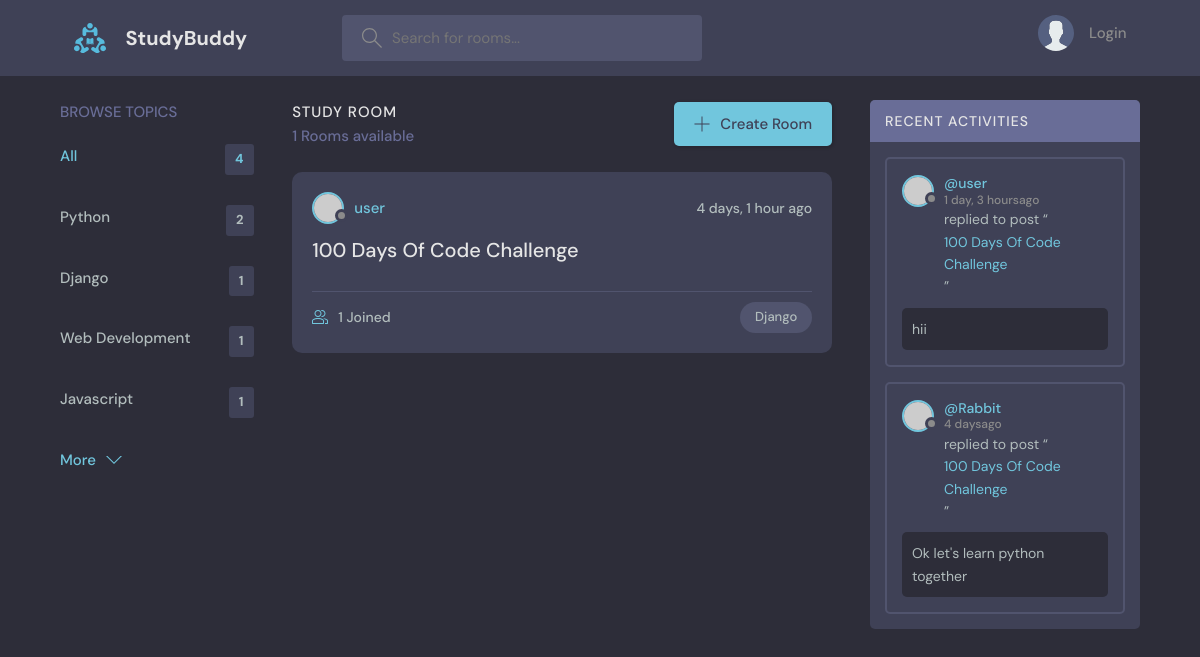
Screenshot of /?q=Django with the database file from the repository.
### base/models.py (models this page shows, shortened)
class Topic(models.Model):
    name = models.CharField(max_length=200)

class Room(models.Model):
    host = models.ForeignKey(User, on_delete=models.SET_NULL, null=True)
    topic = models.ForeignKey(Topic, on_delete=models.SET_NULL, null=True)
    name = models.CharField(max_length=200)
    description = models.TextField(null=True, blank=True)
    participants = models.ManyToManyField(User, related_name='participants', blank=True )
    updated = models.DateTimeField(auto_now=True)
    created = models.DateTimeField(auto_now_add=True)
    class Meta:
        ordering = ['-updated', '-created']
    def __str__(self):
        return self.name

class Message(models.Model):
    user = models.ForeignKey(User, on_delete=models.CASCADE)
    room = models.ForeignKey(Room, on_delete=models.CASCADE)
    body = models.TextField()
    updated = models.DateTimeField(auto_now=True)
    created = models.DateTimeField(auto_now_add=True)
    class Meta:
        ordering = ['-updated', '-created']

### base/views.py (the view)
# urls.py: path('', views.home, name="home"),
def home(request):
    q = request.GET.get('q') if request.GET.get('q') != None else  ''
    rooms = Room.objects.filter(
        Q(topic__name__icontains=q) |
        Q(name__icontains=q) |
         Q(description__icontains=q)
        )
    topics = Topic.objects.all()
    room_count =  rooms.count()
    room_messages = Message.objects.filter(Q(room__topic__name__icontains=q))
    context = {'rooms':rooms, 'topics':topics, 'room_count' : room_count, 'room_messages': room_messages}
    return render(request, 'base/home.html', context)

### base/templates/base/home.html (shortened to what this page needs)
{% extends 'main.html' %}
{% block content %}
    <main class="layout layout--3">
      <div class="container">
        {% include 'base/topics_component.html' %}
        <div class="roomList">
          <div class="roomList__header">
            <div>
              <h2>Study Room</h2>
              <p>{{room_count}} Rooms available</p>
            </div>
            <a class="btn btn--main" href="create-room.html">
              <svg version="1.1" xmlns="http://www.w3.org/2000/svg" width="32" height="32" viewBox="0 0 32 32">
                <title>add</title>
                <path
                  d="M16.943 0.943h-1.885v14.115h-14.115v1.885h14.115v14.115h1.885v-14.115h14.115v-1.885h-14.115v-14.115z"
                ></path>
              </svg>
              Create Room
            </a>
          </div>
        {%  include 'base/feed_component.html' %}
        </div>
        {% include 'base/activity_component.html' %}
      </div>
    </main>
    {% endblock content %}

### base/templates/base/topics_component.html
<div class="topics">
    <div class="topics__header">
      <h2>Browse Topics</h2>
    </div>
    <ul class="topics__list">
      <li>
        <a href="{% url 'home' %}" class="active">All <span>{{topics.count}}</span></a>
      </li>
      {% for topic in topics %}
      <li>
        <a href="{% url 'home'%}?q={{topic.name}}">{{topic.name}} <span>{{topic.room_set.all.count}}</span></a>
      </li>
      {% endfor %}
    </ul>
    <a class="btn btn--link" href="topics.html">
      More
      <svg version="1.1" xmlns="http://www.w3.org/2000/svg" width="32" height="32" viewBox="0 0 32 32">
        <title>chevron-down</title>
        <path d="M16 21l-13-13h-3l16 16 16-16h-3l-13 13z"></path>
      </svg>
    </a>
  </div>

### base/templates/base/feed_component.html (shortened to what this page needs)
{% for room in rooms %}
<div class="roomListRoom">
    <div class="roomListRoom__header">
      <a href="{% url 'user-profile' room.host.id %}" class="roomListRoom__author">
        <div class="avatar avatar--small">
          <img src="https://randomuser.me/api/portraits/women/11.jpg" />
        </div>
        <span>{{room.host.username}}</span>
      </a>
      <div class="roomListRoom__actions">
        <span>{{room.created|timesince}} ago</span>
      </div>
    </div>
    <div class="roomListRoom__content">
      <a href="{% url 'room' room.id %}">{{room.name}}</a>
    </div>
    <div class="roomListRoom__meta">
      <a href="{% url 'room' room.id %}" class="roomListRoom__joined">
        {{room.participants.all.count}} Joined
      </a>
      <p class="roomListRoom__topic">{{room.topic.name}}</p>
    </div>
  </div>
  {% endfor %}

### base/templates/base/activity_component.html (shortened to what this page needs)
<div class="activities">
    <div class="activities__header">
      <h2>Recent Activities</h2>
    </div>
    {% for message in room_messages %}
    <div class="activities__box">
      <div class="activities__boxHeader roomListRoom__header">
        <a href="{% url 'user-profile' message.user.id  %}" class="roomListRoom__author">
          <div class="avatar avatar--small">
            <img src="https://randomuser.me/api/portraits/women/11.jpg" />
          </div>
          <p>
            @{{message.user}}
            <span>{{message.created|timesince}}ago</span>
          </p>
        </a>
      </div>
      <div class="activities__boxContent">
        <p>replied to post “<a href="{% url 'user-profile' message.room.id  %}">{{message.room}}</a>”</p>
        <div class="activities__boxRoomContent">
            {{message.body}}
        </div>
      </div>
    </div>
    {% endfor %}
  </div>

### rows the page displays
Topic: name "Python", room_set.all.count "2"
Topic: name "Django", room_set.all.count "1"
Topic: name "Web Development", room_set.all.count "1"
Topic: name "Javascript", room_set.all.count "1"
Room: host.username "user", created "4 days, 1 hour", name "100 Days Of Code Challenge", participants.all.count "1", topic.name "Django"
Message: user "user", created "1 day, 3 hours", room "100 Days Of Code Challenge", body "hii"
Message: user "Rabbit", created "4 days", room "100 Days Of Code Challenge", body "Ok let's learn python together"

### other values shown
{{ topics.count }} "4"
{{ room_count }} "1"
